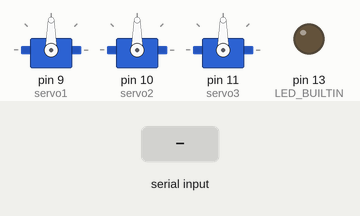
Simulated run of this sketch. Board: Arduino Uno, built with avr-gcc and run on an emulated ATmega328P. Shown: 3 × servo, output pins drawn as LEDs (lit = HIGH). Inputs (shaded band) come from the test bench.

Above: at 1.2 s.
1.3 s: "90,45\n" received over Serial
At 1.7 s:
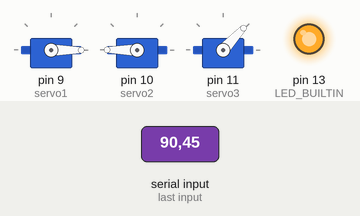
At 2.7 s:
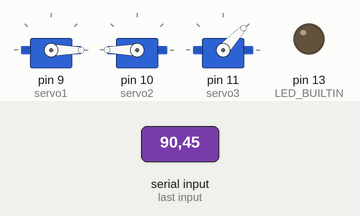
Timing chart, 0 to 4.3 s (numbered marks = the images above; inputs shaded):
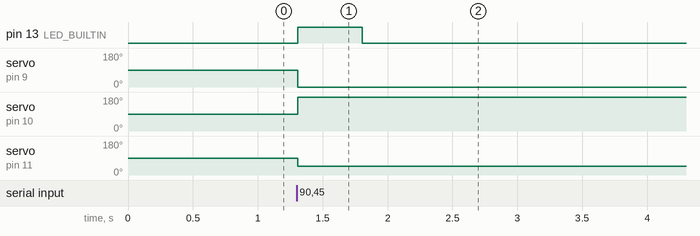

Measured:
- after the input at 1.3 s, pin 13 (LED_BUILTIN): LOW → HIGH at once, → LOW 0.50 s later; servo on pin 9 (servo1): 90° → 0° at once; servo on pin 10 (servo2): 90° → 180° at once; servo on pin 11 (servo3): 90° → 47° at once

The sketch:

robosys_arduinotest.ino
```cpp
#include <Servo.h>

Servo servo1, servo2, servo3;

void setup() {
    Serial.begin(9600);
    servo1.attach(9);  // Example pin numbers
    servo2.attach(10);
    servo3.attach(11);
    pinMode(LED_BUILTIN, OUTPUT);
}

void loop() {
    if (Serial.available() > 0) {
        String data = Serial.readStringUntil('\n');
        int motor_speed, angle1, angle2, angle3, shutdown, time1, time2, time3;
        float elapsed_time;

        sscanf(data.c_str(), "%d|%d|%d|%d|%d|%d|%d|%d|%f", &motor_speed, &angle1, &angle2, &angle3, &shutdown, &time1, &time2, &time3, &elapsed_time);

        // Use parsed values for control logic
        if (shutdown) {
            // Handle shutdown
        } else {
            // Set motor speed, servo angles, etc.
            digitalWrite(LED_BUILTIN, HIGH);
            servo1.write(angle1);
            servo2.write(angle2);
            servo3.write(angle3);
            delay(500);
            digitalWrite(LED_BUILTIN, LOW);
            delay(500);

        }
    }
}
```
